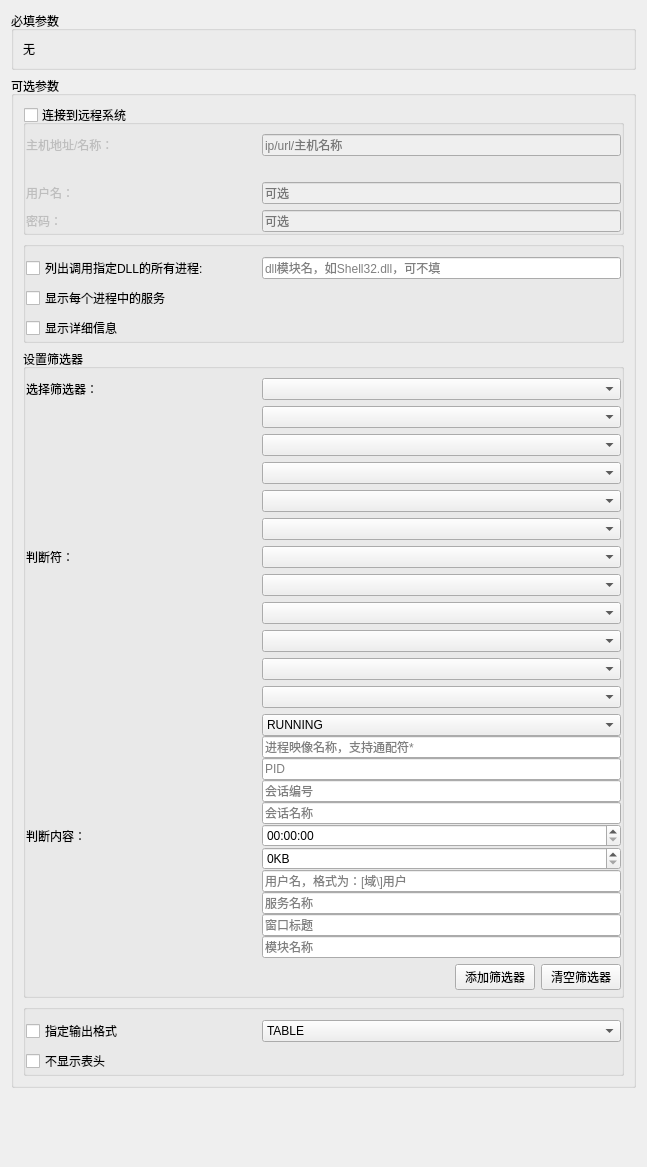
<?xml version="1.0" encoding="UTF-8"?>
<ui version="4.0">
 <class>TasklistCmdEditor</class>
 <widget class="QWidget" name="TasklistCmdEditor">
  <property name="geometry">
   <rect>
    <x>0</x>
    <y>0</y>
    <width>647</width>
    <height>1167</height>
   </rect>
  </property>
  <property name="windowTitle">
   <string>Form</string>
  </property>
  <layout class="QVBoxLayout" name="verticalLayout_2">
   <item>
    <widget class="QGroupBox" name="groupBox_args">
     <property name="title">
      <string>必填参数</string>
     </property>
     <layout class="QVBoxLayout" name="verticalLayout">
      <item>
       <widget class="QLabel" name="label">
        <property name="text">
         <string>无</string>
        </property>
       </widget>
      </item>
     </layout>
    </widget>
   </item>
   <item>
    <widget class="QGroupBox" name="groupBox_options">
     <property name="title">
      <string>可选参数</string>
     </property>
     <property name="flat">
      <bool>false</bool>
     </property>
     <layout class="QVBoxLayout" name="verticalLayout_3">
      <item>
       <widget class="QGroupBox" name="groupBox_remote_system">
        <property name="title">
         <string>连接到远程系统</string>
        </property>
        <property name="flat">
         <bool>true</bool>
        </property>
        <property name="checkable">
         <bool>true</bool>
        </property>
        <property name="checked">
         <bool>false</bool>
        </property>
        <layout class="QVBoxLayout" name="verticalLayout_4">
         <property name="leftMargin">
          <number>0</number>
         </property>
         <property name="topMargin">
          <number>9</number>
         </property>
         <property name="rightMargin">
          <number>0</number>
         </property>
         <property name="bottomMargin">
          <number>0</number>
         </property>
         <item>
          <layout class="QGridLayout" name="gridLayout">
           <property name="topMargin">
            <number>0</number>
           </property>
           <item row="0" column="0">
            <widget class="QLabel" name="label_title_option_s">
             <property name="minimumSize">
              <size>
               <width>230</width>
               <height>0</height>
              </size>
             </property>
             <property name="maximumSize">
              <size>
               <width>230</width>
               <height>16777215</height>
              </size>
             </property>
             <property name="toolTip">
              <string>/S</string>
             </property>
             <property name="text">
              <string>主机地址/名称：</string>
             </property>
            </widget>
           </item>
           <item row="0" column="1">
            <widget class="QLineEdit" name="lineEdit_option_s">
             <property name="toolTip">
              <string>/S</string>
             </property>
             <property name="placeholderText">
              <string>ip/url/主机名称</string>
             </property>
            </widget>
           </item>
           <item row="3" column="0">
            <widget class="QLabel" name="label_title_option_p">
             <property name="minimumSize">
              <size>
               <width>230</width>
               <height>0</height>
              </size>
             </property>
             <property name="maximumSize">
              <size>
               <width>230</width>
               <height>16777215</height>
              </size>
             </property>
             <property name="text">
              <string>密码：</string>
             </property>
            </widget>
           </item>
           <item row="3" column="1">
            <widget class="QLineEdit" name="lineEdit_option_p">
             <property name="echoMode">
              <enum>QLineEdit::PasswordEchoOnEdit</enum>
             </property>
             <property name="placeholderText">
              <string>可选</string>
             </property>
            </widget>
           </item>
           <item row="2" column="1">
            <widget class="QLineEdit" name="lineEdit_option_u">
             <property name="toolTip">
              <string>/U</string>
             </property>
             <property name="placeholderText">
              <string>可选</string>
             </property>
            </widget>
           </item>
           <item row="2" column="0">
            <widget class="QLabel" name="label_title_option_u">
             <property name="minimumSize">
              <size>
               <width>230</width>
               <height>0</height>
              </size>
             </property>
             <property name="maximumSize">
              <size>
               <width>230</width>
               <height>16777215</height>
              </size>
             </property>
             <property name="toolTip">
              <string>/U</string>
             </property>
             <property name="text">
              <string>用户名：</string>
             </property>
            </widget>
           </item>
           <item row="1" column="1">
            <widget class="QLabel" name="label_info_option_s">
             <property name="text">
              <string/>
             </property>
            </widget>
           </item>
          </layout>
         </item>
        </layout>
       </widget>
      </item>
      <item>
       <widget class="QGroupBox" name="groupBox_option_group2">
        <property name="minimumSize">
         <size>
          <width>0</width>
          <height>100</height>
         </size>
        </property>
        <property name="title">
         <string/>
        </property>
        <property name="flat">
         <bool>true</bool>
        </property>
        <layout class="QVBoxLayout" name="verticalLayout_5">
         <property name="leftMargin">
          <number>0</number>
         </property>
         <property name="topMargin">
          <number>9</number>
         </property>
         <property name="rightMargin">
          <number>0</number>
         </property>
         <property name="bottomMargin">
          <number>0</number>
         </property>
         <item>
          <layout class="QGridLayout" name="gridLayout_2">
           <property name="topMargin">
            <number>0</number>
           </property>
           <item row="0" column="1">
            <widget class="QLineEdit" name="lineEdit_option_m">
             <property name="placeholderText">
              <string>dll模块名，如Shell32.dll，可不填</string>
             </property>
            </widget>
           </item>
           <item row="0" column="0">
            <widget class="QCheckBox" name="checkBox_option_m">
             <property name="minimumSize">
              <size>
               <width>230</width>
               <height>0</height>
              </size>
             </property>
             <property name="maximumSize">
              <size>
               <width>230</width>
               <height>16777215</height>
              </size>
             </property>
             <property name="text">
              <string>列出调用指定DLL的所有进程:</string>
             </property>
             <property name="autoExclusive">
              <bool>false</bool>
             </property>
            </widget>
           </item>
           <item row="1" column="0">
            <widget class="QCheckBox" name="checkBox_option_svc">
             <property name="minimumSize">
              <size>
               <width>230</width>
               <height>0</height>
              </size>
             </property>
             <property name="maximumSize">
              <size>
               <width>230</width>
               <height>16777215</height>
              </size>
             </property>
             <property name="text">
              <string>显示每个进程中的服务</string>
             </property>
             <property name="autoExclusive">
              <bool>false</bool>
             </property>
            </widget>
           </item>
           <item row="2" column="0">
            <widget class="QCheckBox" name="checkBox_option_v">
             <property name="minimumSize">
              <size>
               <width>230</width>
               <height>0</height>
              </size>
             </property>
             <property name="maximumSize">
              <size>
               <width>230</width>
               <height>16777215</height>
              </size>
             </property>
             <property name="text">
              <string>显示详细信息</string>
             </property>
             <property name="autoExclusive">
              <bool>false</bool>
             </property>
            </widget>
           </item>
          </layout>
         </item>
        </layout>
       </widget>
      </item>
      <item>
       <widget class="QGroupBox" name="groupBox_filter">
        <property name="title">
         <string>设置筛选器</string>
        </property>
        <property name="flat">
         <bool>true</bool>
        </property>
        <property name="checkable">
         <bool>false</bool>
        </property>
        <property name="checked">
         <bool>false</bool>
        </property>
        <layout class="QVBoxLayout" name="verticalLayout_6">
         <property name="leftMargin">
          <number>0</number>
         </property>
         <property name="topMargin">
          <number>9</number>
         </property>
         <property name="rightMargin">
          <number>0</number>
         </property>
         <property name="bottomMargin">
          <number>5</number>
         </property>
         <item>
          <layout class="QGridLayout" name="gridLayout_4">
           <property name="topMargin">
            <number>0</number>
           </property>
           <item row="1" column="1">
            <widget class="QWidget" name="widget_operators" native="true">
             <layout class="QVBoxLayout" name="verticalLayout_8">
              <property name="leftMargin">
               <number>0</number>
              </property>
              <property name="topMargin">
               <number>0</number>
              </property>
              <property name="rightMargin">
               <number>0</number>
              </property>
              <property name="bottomMargin">
               <number>0</number>
              </property>
              <item>
               <widget class="QComboBox" name="comboBox_op_status"/>
              </item>
              <item>
               <widget class="QComboBox" name="comboBox_op_imageName"/>
              </item>
              <item>
               <widget class="QComboBox" name="comboBox_op_pid"/>
              </item>
              <item>
               <widget class="QComboBox" name="comboBox_op_session"/>
              </item>
              <item>
               <widget class="QComboBox" name="comboBox_op_sessionName"/>
              </item>
              <item>
               <widget class="QComboBox" name="comboBox_op_cpuTime"/>
              </item>
              <item>
               <widget class="QComboBox" name="comboBox_op_memusage"/>
              </item>
              <item>
               <widget class="QComboBox" name="comboBox_op_userName"/>
              </item>
              <item>
               <widget class="QComboBox" name="comboBox_op_service"/>
              </item>
              <item>
               <widget class="QComboBox" name="comboBox_op_windowTitle"/>
              </item>
              <item>
               <widget class="QComboBox" name="comboBox_op_module"/>
              </item>
             </layout>
            </widget>
           </item>
           <item row="0" column="1">
            <widget class="QComboBox" name="comboBox_filterType"/>
           </item>
           <item row="1" column="0">
            <widget class="QLabel" name="label_3">
             <property name="minimumSize">
              <size>
               <width>230</width>
               <height>0</height>
              </size>
             </property>
             <property name="maximumSize">
              <size>
               <width>230</width>
               <height>16777215</height>
              </size>
             </property>
             <property name="text">
              <string>判断符：</string>
             </property>
            </widget>
           </item>
           <item row="2" column="0">
            <widget class="QLabel" name="label_4">
             <property name="minimumSize">
              <size>
               <width>230</width>
               <height>0</height>
              </size>
             </property>
             <property name="maximumSize">
              <size>
               <width>230</width>
               <height>16777215</height>
              </size>
             </property>
             <property name="text">
              <string>判断内容：</string>
             </property>
            </widget>
           </item>
           <item row="0" column="0">
            <widget class="QLabel" name="label_2">
             <property name="minimumSize">
              <size>
               <width>230</width>
               <height>0</height>
              </size>
             </property>
             <property name="maximumSize">
              <size>
               <width>230</width>
               <height>16777215</height>
              </size>
             </property>
             <property name="text">
              <string>选择筛选器：</string>
             </property>
            </widget>
           </item>
           <item row="2" column="1">
            <widget class="QWidget" name="widget_filterValues" native="true">
             <layout class="QVBoxLayout" name="verticalLayout_7">
              <property name="spacing">
               <number>0</number>
              </property>
              <property name="leftMargin">
               <number>0</number>
              </property>
              <property name="topMargin">
               <number>0</number>
              </property>
              <property name="rightMargin">
               <number>0</number>
              </property>
              <property name="bottomMargin">
               <number>0</number>
              </property>
              <item>
               <widget class="QComboBox" name="comboBox_fiValue_status">
                <item>
                 <property name="text">
                  <string>RUNNING</string>
                 </property>
                </item>
                <item>
                 <property name="text">
                  <string>SUSPENDED</string>
                 </property>
                </item>
                <item>
                 <property name="text">
                  <string>NOT RESPONDING</string>
                 </property>
                </item>
                <item>
                 <property name="text">
                  <string>UNKNOWN</string>
                 </property>
                </item>
               </widget>
              </item>
              <item>
               <widget class="QLineEdit" name="lineEdit_fiValue_imageName">
                <property name="placeholderText">
                 <string>进程映像名称，支持通配符*</string>
                </property>
               </widget>
              </item>
              <item>
               <widget class="QLineEdit" name="lineEdit_fiValue_pid">
                <property name="placeholderText">
                 <string>PID</string>
                </property>
               </widget>
              </item>
              <item>
               <widget class="QLineEdit" name="lineEdit_fiValue_session">
                <property name="placeholderText">
                 <string>会话编号</string>
                </property>
               </widget>
              </item>
              <item>
               <widget class="QLineEdit" name="lineEdit_fiValue_sessionName">
                <property name="placeholderText">
                 <string>会话名称</string>
                </property>
               </widget>
              </item>
              <item>
               <widget class="QTimeEdit" name="timeEdit_fiValue_cpuTime">
                <property name="showGroupSeparator" stdset="0">
                 <bool>false</bool>
                </property>
                <property name="maximumTime">
                 <time>
                  <hour>23</hour>
                  <minute>59</minute>
                  <second>59</second>
                 </time>
                </property>
                <property name="displayFormat">
                 <string>HH:mm:ss</string>
                </property>
               </widget>
              </item>
              <item>
               <widget class="QSpinBox" name="spinBox_fiValue_memUsage">
                <property name="suffix">
                 <string>KB</string>
                </property>
                <property name="maximum">
                 <number>1000000000</number>
                </property>
               </widget>
              </item>
              <item>
               <widget class="QLineEdit" name="lineEdit_fiValue_userName">
                <property name="placeholderText">
                 <string>用户名，格式为：[域\]用户</string>
                </property>
               </widget>
              </item>
              <item>
               <widget class="QLineEdit" name="lineEdit_fiValue_service">
                <property name="placeholderText">
                 <string>服务名称</string>
                </property>
               </widget>
              </item>
              <item>
               <widget class="QLineEdit" name="lineEdit_fiValue_windowTitle">
                <property name="placeholderText">
                 <string>窗口标题</string>
                </property>
               </widget>
              </item>
              <item>
               <widget class="QLineEdit" name="lineEdit_fiValue_module">
                <property name="placeholderText">
                 <string>模块名称</string>
                </property>
               </widget>
              </item>
             </layout>
            </widget>
           </item>
          </layout>
         </item>
         <item>
          <layout class="QHBoxLayout" name="horizontalLayout">
           <property name="topMargin">
            <number>0</number>
           </property>
           <item>
            <spacer name="horizontalSpacer">
             <property name="orientation">
              <enum>Qt::Horizontal</enum>
             </property>
             <property name="sizeHint" stdset="0">
              <size>
               <width>40</width>
               <height>20</height>
              </size>
             </property>
            </spacer>
           </item>
           <item>
            <widget class="QPushButton" name="pushButton_addFilter">
             <property name="text">
              <string>添加筛选器</string>
             </property>
            </widget>
           </item>
           <item>
            <widget class="QPushButton" name="pushButton_clearFilter">
             <property name="text">
              <string>清空筛选器</string>
             </property>
            </widget>
           </item>
          </layout>
         </item>
        </layout>
       </widget>
      </item>
      <item>
       <widget class="QGroupBox" name="groupBox_option3">
        <property name="title">
         <string/>
        </property>
        <property name="flat">
         <bool>true</bool>
        </property>
        <layout class="QVBoxLayout" name="verticalLayout_9">
         <property name="leftMargin">
          <number>0</number>
         </property>
         <property name="topMargin">
          <number>9</number>
         </property>
         <property name="rightMargin">
          <number>0</number>
         </property>
         <property name="bottomMargin">
          <number>0</number>
         </property>
         <item>
          <layout class="QGridLayout" name="gridLayout_3">
           <property name="topMargin">
            <number>0</number>
           </property>
           <item row="1" column="0">
            <widget class="QCheckBox" name="checkBox_option_nh">
             <property name="minimumSize">
              <size>
               <width>230</width>
               <height>0</height>
              </size>
             </property>
             <property name="maximumSize">
              <size>
               <width>230</width>
               <height>16777215</height>
              </size>
             </property>
             <property name="text">
              <string>不显示表头</string>
             </property>
            </widget>
           </item>
           <item row="0" column="0">
            <widget class="QCheckBox" name="checkBox_option_fo">
             <property name="minimumSize">
              <size>
               <width>230</width>
               <height>0</height>
              </size>
             </property>
             <property name="maximumSize">
              <size>
               <width>230</width>
               <height>16777215</height>
              </size>
             </property>
             <property name="text">
              <string>指定输出格式</string>
             </property>
            </widget>
           </item>
           <item row="0" column="1">
            <widget class="QComboBox" name="comboBox_option_fo">
             <item>
              <property name="text">
               <string>TABLE</string>
              </property>
             </item>
             <item>
              <property name="text">
               <string>LIST</string>
              </property>
             </item>
             <item>
              <property name="text">
               <string>CSV</string>
              </property>
             </item>
            </widget>
           </item>
          </layout>
         </item>
        </layout>
       </widget>
      </item>
     </layout>
    </widget>
   </item>
   <item>
    <spacer name="verticalSpacer">
     <property name="orientation">
      <enum>Qt::Vertical</enum>
     </property>
     <property name="sizeHint" stdset="0">
      <size>
       <width>20</width>
       <height>40</height>
      </size>
     </property>
    </spacer>
   </item>
  </layout>
 </widget>
 <resources/>
 <connections/>
</ui>
